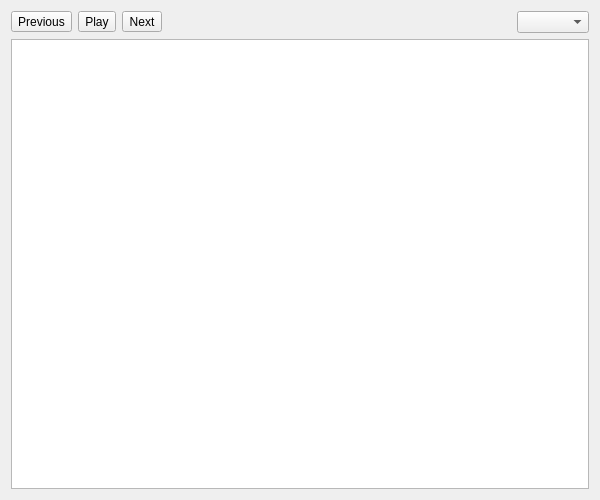
<?xml version="1.0" encoding="UTF-8"?>
<ui version="4.0">
 <class>UnTech::GuiQt::Resources::MtTilesetCentralWidget</class>
 <widget class="AbstractResourceWidget" name="UnTech::GuiQt::Resources::MtTilesetCentralWidget">
  <property name="geometry">
   <rect>
    <x>0</x>
    <y>0</y>
    <width>600</width>
    <height>500</height>
   </rect>
  </property>
  <layout class="QVBoxLayout" name="verticalLayout">
   <item>
    <layout class="QHBoxLayout" name="headerLayout">
     <item>
      <widget class="QToolButton" name="previousButton">
       <property name="toolTip">
        <string>Previous Frame</string>
       </property>
       <property name="text">
        <string>Previous</string>
       </property>
       <property name="icon">
        <iconset resource="../../../../resources/resources.qrc">
         <normaloff>:/icons/previous.svg</normaloff>:/icons/previous.svg</iconset>
       </property>
      </widget>
     </item>
     <item>
      <widget class="QToolButton" name="playButton">
       <property name="toolTip">
        <string>Play Animation</string>
       </property>
       <property name="text">
        <string>Play</string>
       </property>
       <property name="icon">
        <iconset resource="../../../../resources/resources.qrc">
         <normaloff>:/icons/animation-play.svg</normaloff>:/icons/animation-play.svg</iconset>
       </property>
       <property name="checkable">
        <bool>true</bool>
       </property>
      </widget>
     </item>
     <item>
      <widget class="QToolButton" name="nextButton">
       <property name="toolTip">
        <string>Next Frame</string>
       </property>
       <property name="text">
        <string>Next</string>
       </property>
       <property name="icon">
        <iconset resource="../../../../resources/resources.qrc">
         <normaloff>:/icons/next.svg</normaloff>:/icons/next.svg</iconset>
       </property>
      </widget>
     </item>
     <item>
      <widget class="QLabel" name="animationFrameLabel">
       <property name="sizePolicy">
        <sizepolicy hsizetype="MinimumExpanding" vsizetype="Preferred">
         <horstretch>0</horstretch>
         <verstretch>0</verstretch>
        </sizepolicy>
       </property>
       <property name="text">
        <string/>
       </property>
       <property name="textFormat">
        <enum>Qt::PlainText</enum>
       </property>
      </widget>
     </item>
     <item>
      <spacer name="horizontalSpacer">
       <property name="orientation">
        <enum>Qt::Horizontal</enum>
       </property>
       <property name="sizeHint" stdset="0">
        <size>
         <width>0</width>
         <height>0</height>
        </size>
       </property>
      </spacer>
     </item>
     <item>
      <widget class="QComboBox" name="region"/>
     </item>
    </layout>
   </item>
   <item>
    <widget class="ZoomableGraphicsView" name="graphicsView">
     <property name="verticalScrollBarPolicy">
      <enum>Qt::ScrollBarAlwaysOff</enum>
     </property>
     <property name="horizontalScrollBarPolicy">
      <enum>Qt::ScrollBarAlwaysOff</enum>
     </property>
    </widget>
   </item>
  </layout>
 </widget>
 <customwidgets>
  <customwidget>
   <class>AbstractResourceWidget</class>
   <extends>QWidget</extends>
   <header>gui-qt/resources/abstractresourcewidget.h</header>
   <container>1</container>
  </customwidget>
  <customwidget>
   <class>ZoomableGraphicsView</class>
   <extends>QGraphicsView</extends>
   <header>gui-qt/common/graphics/zoomablegraphicsview.h</header>
  </customwidget>
 </customwidgets>
 <resources>
  <include location="../../../../resources/resources.qrc"/>
 </resources>
 <connections/>
</ui>
